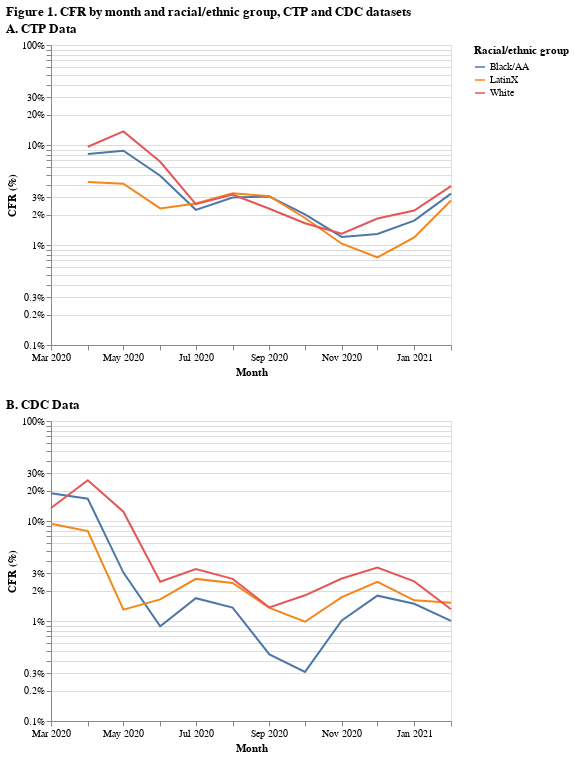

Here is the notebook cell this chart was saved with:
### Markdown cell above
Plot CFR by month and ethnic group.

### Code cell
ctp_ethgrp['time'] = pd.to_datetime(ctp_ethgrp.time)
fig1a = alt.Chart(ctp_ethgrp).mark_line().encode(
    alt.X('yearmonth(time):T',
          axis=alt.Axis(title='Month', grid=False, labelFlush=False)),
    alt.Y('deceased:Q',
          axis=alt.Axis(title='CFR (%)', format='%'),
          scale=alt.Scale(type='log')),
    color=alt.Color('grp:N',
                    legend=alt.Legend(title='Racial/ethnic group'))
).properties(
    title='A. CTP Data'
)

title = 'Figure 1. CFR by month and racial/ethnic group, CTP and CDC datasets'
fig1 = alt.vconcat(fig1a, fig1b, title=title).configure_title(anchor='start').resolve_scale(y='shared',x='shared')
altair_saver.save(fig1, 'tmp/fig1.pdf')
fig1

### Figure 1 — Vega-Lite specification as saved in the notebook (floating-point values rounded to 4 significant figures)
{"config": {"view": {"continuousWidth": 400, "continuousHeight": 300}, "title": {"anchor": "start"}}, "vconcat": [{"data": {"name": "data-b82d1dc3baeb3e731511e46518ca5c95"}, "mark": "line", "encoding": {"color": {"type": "nominal", "field": "grp", "legend": {"title": "Racial/ethnic group"}}, "x": {"type": "temporal", "axis": {"grid": false, "labelFlush": false, "title": "Month"}, "field": "time", "timeUnit": "yearmonth"}, "y": {"type": "quantitative", "axis": {"format": "%", "title": "CFR (%)"}, "field": "deceased", "scale": {"type": "log"}}}, "title": "A. CTP Data"}, {"data": {"name": "data-284a0c3c68f0d1a0d6743d8b5cca5c93"}, "mark": "line", "encoding": {"color": {"type": "nominal", "field": "grp", "legend": {"title": "Racial/ethnic group"}}, "x": {"type": "temporal", "axis": {"grid": false, "labelFlush": false, "title": "Month"}, "field": "time", "timeUnit": "yearmonth"}, "y": {"type": "quantitative", "axis": {"format": "%", "title": "CFR (%)"}, "field": "deceased", "scale": {"type": "log"}}}, "title": "B. CDC Data"}], "resolve": {"scale": {"x": "shared", "y": "shared"}}, "title": "Figure 1. CFR by month and racial/ethnic group, CTP and CDC datasets", "$schema": "https://vega.github.io/schema/vega-lite/v4.8.1.json", "datasets": {"data-b82d1dc3baeb3e731511e46518ca5c95": [{"month": 723.0, "grp": "Black/AA", "deceased": 0.08136, "time": "2020-04-01T00:00:00"}, {"month": 723.0, "grp": "LatinX", "deceased": 0.04268, "time": "2020-04-01T00:00:00"}, {"month": 723.0, "grp": "White", "deceased": 0.09601, "time": "2020-04-01T00:00:00"}, {"month": 724.0, "grp": "Black/AA", "deceased": 0.08771, "time": "2020-05-01T00:00:00"}, {"month": 724.0, "grp": "LatinX", "deceased": 0.04098, "time": "2020-05-01T00:00:00"}, {"month": 724.0, "grp": "White", "deceased": 0.1367, "time": "2020-05-01T00:00:00"}, {"month": 725.0, "grp": "Black/AA", "deceased": 0.04921, "time": "2020-06-01T00:00:00"}, {"month": 725.0, "grp": "LatinX", "deceased": 0.02324, "time": "2020-06-01T00:00:00"}, {"month": 725.0, "grp": "White", "deceased": 0.06797, "time": "2020-06-01T00:00:00"}, {"month": 726.0, "grp": "Black/AA", "deceased": 0.02248, "time": "2020-07-01T00:00:00"}, {"month": 726.0, "grp": "LatinX", "deceased": 0.02597, "time": "2020-07-01T00:00:00"}, {"month": 726.0, "grp": "White", "deceased": 0.02558, "time": "2020-07-01T00:00:00"}, {"month": 727.0, "grp": "Black/AA", "deceased": 0.02987, "time": "2020-08-01T00:00:00"}, {"month": 727.0, "grp": "LatinX", "deceased": 0.03297, "time": "2020-08-01T00:00:00"}, {"month": 727.0, "grp": "White", "deceased": 0.0319, "time": "2020-08-01T00:00:00"}, {"month": 728.0, "grp": "Black/AA", "deceased": 0.0305, "time": "2020-09-01T00:00:00"}, {"month": 728.0, "grp": "LatinX", "deceased": 0.03077, "time": "2020-09-01T00:00:00"}, {"month": 728.0, "grp": "White", "deceased": 0.02304, "time": "2020-09-01T00:00:00"}, {"month": 729.0, "grp": "Black/AA", "deceased": 0.02026, "time": "2020-10-01T00:00:00"}, {"month": 729.0, "grp": "LatinX", "deceased": 0.01862, "time": "2020-10-01T00:00:00"}, {"month": 729.0, "grp": "White", "deceased": 0.0165, "time": "2020-10-01T00:00:00"}, {"month": 730.0, "grp": "Black/AA", "deceased": 0.01204, "time": "2020-11-01T00:00:00"}, {"month": 730.0, "grp": "LatinX", "deceased": 0.0103, "time": "2020-11-01T00:00:00"}, {"month": 730.0, "grp": "White", "deceased": 0.01296, "time": "2020-11-01T00:00:00"}, {"month": 731.0, "grp": "Black/AA", "deceased": 0.0129, "time": "2020-12-01T00:00:00"}, {"month": 731.0, "grp": "LatinX", "deceased": 0.007505, "time": "2020-12-01T00:00:00"}, {"month": 731.0, "grp": "White", "deceased": 0.01838, "time": "2020-12-01T00:00:00"}, {"month": 732.0, "grp": "Black/AA", "deceased": 0.01752, "time": "2021-01-01T00:00:00"}, {"month": 732.0, "grp": "LatinX", "deceased": 0.01192, "time": "2021-01-01T00:00:00"}, {"month": 732.0, "grp": "White", "deceased": 0.02212, "time": "2021-01-01T00:00:00"}, {"month": 733.0, "grp": "Black/AA", "deceased": 0.03262, "time": "2021-02-01T00:00:00"}, {"month": 733.0, "grp": "LatinX", "deceased": 0.02784, "time": "2021-02-01T00:00:00"}, {"month": 733.0, "grp": "White", "deceased": 0.03876, "time": "2021-02-01T00:00:00"}], "data-284a0c3c68f0d1a0d6743d8b5cca5c93": [{"month": 722, "grp": "Black/AA", "deceased": 0.1896, "time": "2020-03-01T00:00:00"}, {"month": 722, "grp": "LatinX", "deceased": 0.09407, "time": "2020-03-01T00:00:00"}, {"month": 722, "grp": "White", "deceased": 0.1351, "time": "2020-03-01T00:00:00"}, {"month": 723, "grp": "Black/AA", "deceased": 0.1669, "time": "2020-04-01T00:00:00"}, {"month": 723, "grp": "LatinX", "deceased": 0.0792, "time": "2020-04-01T00:00:00"}, {"month": 723, "grp": "White", "deceased": 0.2553, "time": "2020-04-01T00:00:00"}, {"month": 724, "grp": "Black/AA", "deceased": 0.0305, "time": "2020-05-01T00:00:00"}, {"month": 724, "grp": "LatinX", "deceased": 0.013, "time": "2020-05-01T00:00:00"}, {"month": 724, "grp": "White", "deceased": 0.1238, "time": "2020-05-01T00:00:00"}, {"month": 725, "grp": "Black/AA", "deceased": 0.008838, "time": "2020-06-01T00:00:00"}, {"month": 725, "grp": "LatinX", "deceased": 0.01644, "time": "2020-06-01T00:00:00"}, {"month": 725, "grp": "White", "deceased": 0.02474, "time": "2020-06-01T00:00:00"}, {"month": 726, "grp": "Black/AA", "deceased": 0.01691, "time": "2020-07-01T00:00:00"}, {"month": 726, "grp": "LatinX", "deceased": 0.02637, "time": "2020-07-01T00:00:00"}, {"month": 726, "grp": "White", "deceased": 0.03316, "time": "2020-07-01T00:00:00"}, {"month": 727, "grp": "Black/AA", "deceased": 0.0136, "time": "2020-08-01T00:00:00"}, {"month": 727, "grp": "LatinX", "deceased": 0.02403, "time": "2020-08-01T00:00:00"}, {"month": 727, "grp": "White", "deceased": 0.02639, "time": "2020-08-01T00:00:00"}, {"month": 728, "grp": "Black/AA", "deceased": 0.004641, "time": "2020-09-01T00:00:00"}, {"month": 728, "grp": "LatinX", "deceased": 0.01353, "time": "2020-09-01T00:00:00"}, {"month": 728, "grp": "White", "deceased": 0.01366, "time": "2020-09-01T00:00:00"}, {"month": 729, "grp": "Black/AA", "deceased": 0.003098, "time": "2020-10-01T00:00:00"}, {"month": 729, "grp": "LatinX", "deceased": 0.009837, "time": "2020-10-01T00:00:00"}, {"month": 729, "grp": "White", "deceased": 0.01806, "time": "2020-10-01T00:00:00"}, {"month": 730, "grp": "Black/AA", "deceased": 0.01015, "time": "2020-11-01T00:00:00"}, {"month": 730, "grp": "LatinX", "deceased": 0.01733, "time": "2020-11-01T00:00:00"}, {"month": 730, "grp": "White", "deceased": 0.02662, "time": "2020-11-01T00:00:00"}, {"month": 731, "grp": "Black/AA", "deceased": 0.01792, "time": "2020-12-01T00:00:00"}, {"month": 731, "grp": "LatinX", "deceased": 0.02464, "time": "2020-12-01T00:00:00"}, {"month": 731, "grp": "White", "deceased": 0.03417, "time": "2020-12-01T00:00:00"}, {"month": 732, "grp": "Black/AA", "deceased": 0.01485, "time": "2021-01-01T00:00:00"}, {"month": 732, "grp": "LatinX", "deceased": 0.01609, "time": "2021-01-01T00:00:00"}, {"month": 732, "grp": "White", "deceased": 0.02491, "time": "2021-01-01T00:00:00"}, {"month": 733, "grp": "Black/AA", "deceased": 0.01001, "time": "2021-02-01T00:00:00"}, {"month": 733, "grp": "LatinX", "deceased": 0.01522, "time": "2021-02-01T00:00:00"}, {"month": 733, "grp": "White", "deceased": 0.01309, "time": "2021-02-01T00:00:00"}]}}
